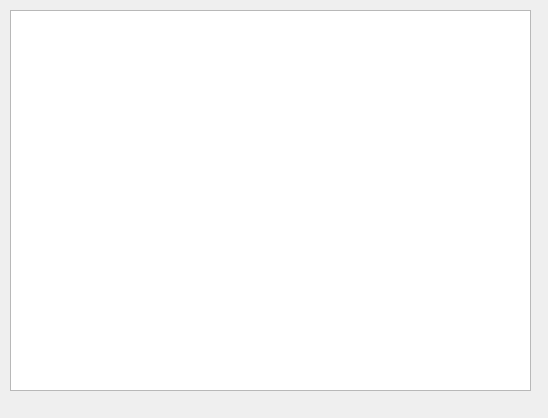
<?xml version="1.0" encoding="UTF-8"?>
<ui version="4.0">
 <class>EmployeeShow</class>
 <widget class="QDialog" name="EmployeeShow">
  <property name="geometry">
   <rect>
    <x>0</x>
    <y>0</y>
    <width>548</width>
    <height>418</height>
   </rect>
  </property>
  <property name="windowTitle">
   <string>Dialog</string>
  </property>
  <widget class="QListWidget" name="employeeList">
   <property name="geometry">
    <rect>
     <x>10</x>
     <y>10</y>
     <width>521</width>
     <height>381</height>
    </rect>
   </property>
  </widget>
 </widget>
 <resources/>
 <connections/>
</ui>
